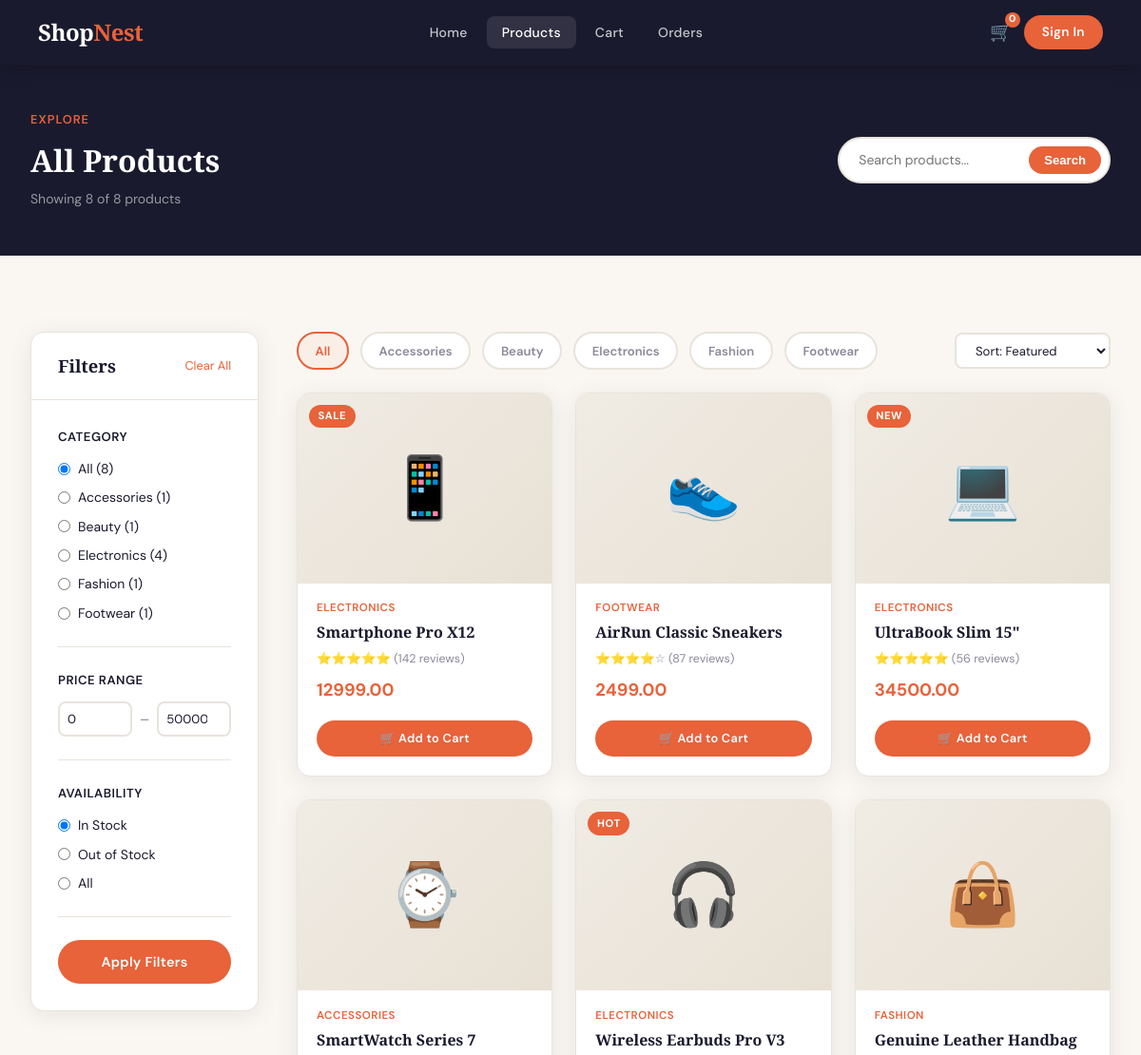
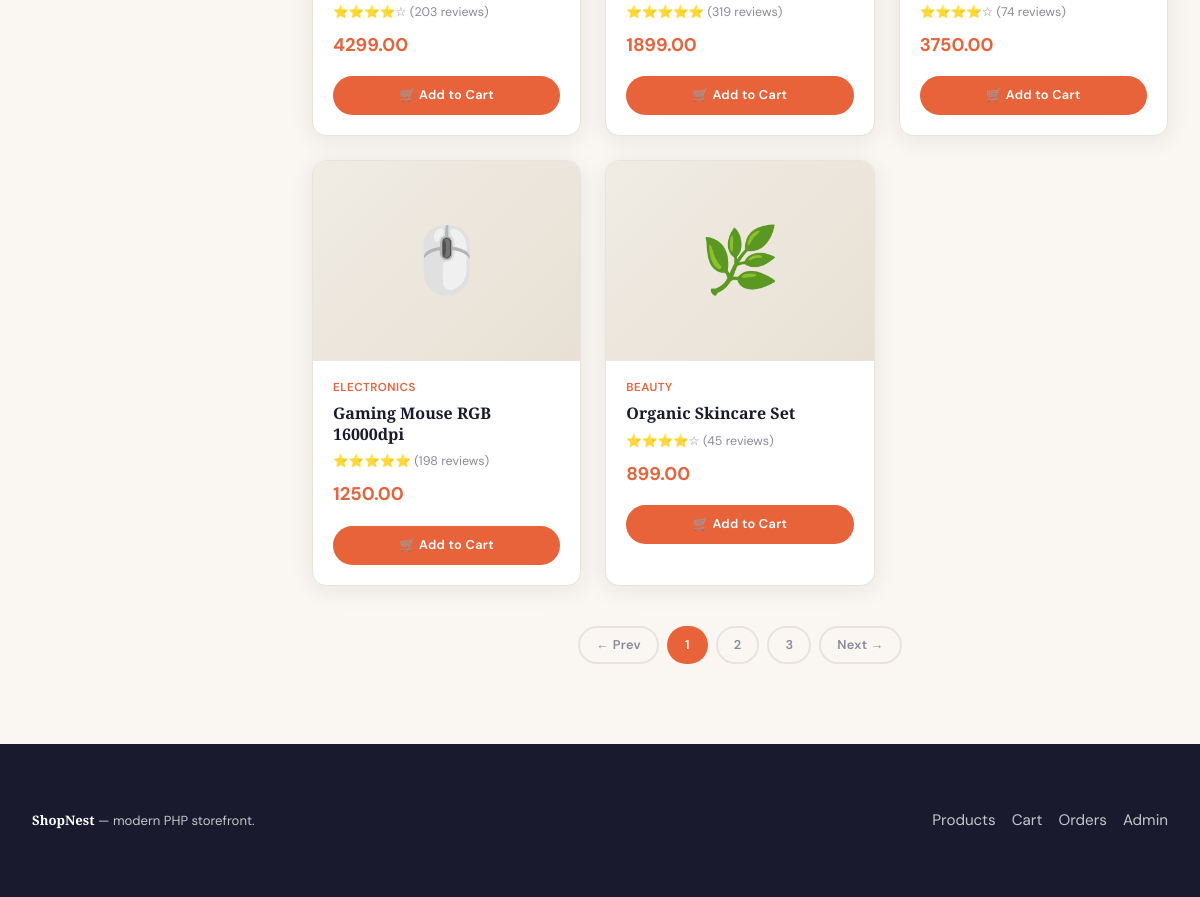
Screenshot of /pages/products.php with the database file from the repository (2 pictures, top to bottom).
### tables this page shows
CREATE TABLE products (
  id INT UNSIGNED AUTO_INCREMENT PRIMARY KEY,
  icon VARCHAR(8) NOT NULL DEFAULT '📦',
  badge VARCHAR(32) DEFAULT NULL,
  category VARCHAR(64) NOT NULL,
  name VARCHAR(255) NOT NULL,
  description TEXT DEFAULT NULL,
  price DECIMAL(10,2) NOT NULL DEFAULT 0,
  original_price DECIMAL(10,2) DEFAULT NULL,
  reviews VARCHAR(64) DEFAULT NULL,
  in_stock TINYINT(1) NOT NULL DEFAULT 1,
  created_at TIMESTAMP DEFAULT CURRENT_TIMESTAMP,
  updated_at TIMESTAMP DEFAULT CURRENT_TIMESTAMP ON UPDATE CURRENT_TIMESTAMP
);

### pages/products.php (the view, shortened to what this page needs)
<?php
$selected_cat = isset($_GET['category']) ? $_GET['category'] : 'All';
$search_query = isset($_GET['q']) ? trim($_GET['q']) : '';
$categories = ['All'];
$cat_counts = ['All' => 0];
$products = [];
$total_products = 0;
try {
  $pdo = db_connect();
  $query = 'SELECT * FROM products WHERE 1=1';
  $params = [];
  $stmt = $pdo->prepare($query);
  $stmt->execute($params);
  $products = $stmt->fetchAll();
  $total_products = (int) $pdo->query('SELECT COUNT(*) FROM products')->fetchColumn();
  $categories = ['All'];
  $cat_counts = ['All' => $total_products];
  $category_stats = $pdo->query('SELECT category, COUNT(*) AS count FROM products GROUP BY category ORDER BY category')->fetchAll();
  foreach ($category_stats as $row) {
    $categories[] = $row['category'];
    $cat_counts[$row['category']] = (int) $row['count'];
  }
} catch (Exception $e) {
  $all_products = [
    ['id' => 1, 'icon' => '📱', 'badge' => 'Sale', 'category' => 'Electronics', 'name' => 'Smartphone Pro X12',      'price' => '₱12,999', 'original' => '₱16,500', 'reviews' => '⭐⭐⭐⭐⭐ (142 reviews)'],
    ['id' => 2, 'icon' => '👟', 'badge' => '',     'category' => 'Footwear',    'name' => 'AirRun Classic Sneakers',  'price' => '₱2,499',  'original' => '',         'reviews' => '⭐⭐⭐⭐☆ (87 reviews)'],
    ['id' => 3, 'icon' => '💻', 'badge' => 'New',  'category' => 'Electronics', 'name' => 'UltraBook Slim 15"',       'price' => '₱34,500', 'original' => '₱38,000', 'reviews' => '⭐⭐⭐⭐⭐ (56 reviews)'],
    ['id' => 4, 'icon' => '⌚', 'badge' => '',     'category' => 'Accessories', 'name' => 'SmartWatch Series 7',       'price' => '₱4,299',  'original' => '',         'reviews' => '⭐⭐⭐⭐☆ (203 reviews)'],
    ['id' => 5, 'icon' => '🎧', 'badge' => 'Hot',  'category' => 'Electronics', 'name' => 'Wireless Earbuds Pro V3',  'price' => '₱1,899',  'original' => '₱2,499',  'reviews' => '⭐⭐⭐⭐⭐ (319 reviews)'],
    ['id' => 6, 'icon' => '👜', 'badge' => '',     'category' => 'Fashion',     'name' => 'Genuine Leather Handbag',  'price' => '₱3,750',  'original' => '',         'reviews' => '⭐⭐⭐⭐☆ (74 reviews)'],
    ['id' => 7, 'icon' => '🖱️', 'badge' => '',    'category' => 'Electronics', 'name' => 'Gaming Mouse RGB 16000dpi','price' => '₱1,250',  'original' => '',         'reviews' => '⭐⭐⭐⭐⭐ (198 reviews)'],
    ['id' => 8, 'icon' => '🌿', 'badge' => '',     'category' => 'Beauty',      'name' => 'Organic Skincare Set',     'price' => '₱899',    'original' => '',         'reviews' => '⭐⭐⭐⭐☆ (45 reviews)'],
  ];
  $categories = ['All', 'Electronics', 'Fashion', 'Home', 'Beauty', 'Footwear', 'Accessories'];
  $products = array_filter($all_products, function($p) use ($selected_cat, $search_query) {
    $cat_match = ($selected_cat === 'All' || $p['category'] === $selected_cat);
    $search_match = ($search_query === '' || stripos($p['name'], $search_query) !== false);
    return $cat_match && $search_match;
  });
  $total_products = count($all_products);
  $cat_counts = ['All' => $total_products, 'Electronics' => 4, 'Fashion' => 1, 'Home' => 0, 'Beauty' => 1, 'Footwear' => 1, 'Accessories' => 1];
}
$showing = count($products);
?>
<!DOCTYPE html>
<html lang="en">
<head>
  <link rel="stylesheet" href="../css/style.css" />
</head>
<body>
<?php include '../includes/navbar.php'; ?>
<div style="background:var(--dark);padding:3rem 0;border-bottom:1px solid rgba(255,255,255,0.05);">
  <div class="container">
    <div style="display:flex;align-items:center;justify-content:space-between;">
      <div>
        <p style="color:var(--accent);font-size:0.8rem;font-weight:600;text-transform:uppercase;letter-spacing:1px;margin-bottom:0.4rem;">Explore</p>
        <h1 style="font-family:var(--font-display);font-size:2rem;font-weight:700;color:#fff;">All Products</h1>
        <p style="color:rgba(255,255,255,0.55);font-size:0.875rem;margin-top:0.25rem;">
          Showing <?= $showing ?> of <?= $total_products ?> products
        </p>
      </div>
      <form method="GET" action="products.php" class="search-bar">
        <input type="text" name="q" placeholder="Search products..." value="<?= htmlspecialchars($search_query) ?>" />
        <button type="submit">Search</button>
      </form>
    </div>
  </div>
</div>
<div class="section">
  <div class="container">
    <div style="display:grid;grid-template-columns:240px 1fr;gap:2.5rem;">
      <aside>
        <div class="card" style="position:sticky;top:90px;">
          <div class="card-header">
            <h3 class="card-title">Filters</h3>
            <a href="products.php" style="font-size:0.8rem;color:var(--accent);">Clear All</a>
          </div>
          <div class="card-body">
            <form method="GET" action="products.php">
              <div style="margin-bottom:1.5rem;">
                <div style="font-weight:600;font-size:0.82rem;text-transform:uppercase;letter-spacing:0.5px;margin-bottom:0.75rem;">Category</div>
                <div style="display:flex;flex-direction:column;gap:0.5rem;">
                  <?php foreach ($cat_counts as $cat => $count): ?>
                    <label style="display:flex;gap:0.5rem;align-items:center;font-size:0.875rem;cursor:pointer;">
                      <input type="radio" name="category" value="<?= htmlspecialchars($cat) ?>"
                        <?= ($selected_cat === $cat ? 'checked' : '') ?> />
                      <?= htmlspecialchars($cat) ?> (<?= intval($count) ?>)
                    </label>
                  <?php endforeach; ?>
                </div>
              </div>
              <hr class="divider" />
              <div style="margin-bottom:1.5rem;">
                <div style="font-weight:600;font-size:0.82rem;text-transform:uppercase;letter-spacing:0.5px;margin-bottom:0.75rem;">Price Range</div>
                <div style="display:flex;gap:0.5rem;align-items:center;">
                  <input type="number" name="min_price" class="form-control" placeholder="Min"
                    value="<?= htmlspecialchars($_GET['min_price'] ?? '0') ?>" style="font-size:0.82rem;padding:0.5rem;" />
                  <span style="color:var(--muted);">–</span>
                  <input type="number" name="max_price" class="form-control" placeholder="Max"
                    value="<?= htmlspecialchars($_GET['max_price'] ?? '50000') ?>" style="font-size:0.82rem;padding:0.5rem;" />
                </div>
              </div>
              <hr class="divider" />
              <div style="margin-bottom:1.5rem;">
                <div style="font-weight:600;font-size:0.82rem;text-transform:uppercase;letter-spacing:0.5px;margin-bottom:0.75rem;">Availability</div>
                <div style="display:flex;flex-direction:column;gap:0.5rem;">
                  <?php foreach (['In Stock', 'Out of Stock', 'All'] as $avail): ?>
                    <label style="display:flex;gap:0.5rem;align-items:center;font-size:0.875rem;cursor:pointer;">
                      <input type="radio" name="avail" value="<?= htmlspecialchars($avail) ?>"
                        <?= (($_GET['avail'] ?? 'In Stock') === $avail ? 'checked' : '') ?> />
                      <?= htmlspecialchars($avail) ?>
                    </label>
                  <?php endforeach; ?>
                </div>
              </div>
              <hr class="divider" />
              <button type="submit" class="btn btn-primary btn-full">Apply Filters</button>
            </form>
          </div>
        </div>
      </aside>
      <div>
        <div style="display:flex;justify-content:space-between;align-items:center;margin-bottom:1.5rem;">
          <div class="filter-bar" style="margin-bottom:0;">
            <?php foreach ($categories as $cat): ?>
              <a href="products.php?category=<?= urlencode($cat) ?>"
                class="filter-pill <?= ($selected_cat === $cat ? 'active' : '') ?>">
                <?= htmlspecialchars($cat) ?>
              </a>
            <?php endforeach; ?>
          </div>
          <select name="sort" class="form-control" style="width:auto;font-size:0.82rem;padding:0.45rem 1rem;">
            <option>Sort: Featured</option>
          </select>
        </div>
        <?php if (empty($products)): ?>
          <div style="text-align:center;padding:4rem;color:var(--muted);">
            <div style="font-size:3rem;margin-bottom:1rem;">🔍</div>
            <div style="font-weight:600;">No products found</div>
            <p style="margin-top:0.5rem;font-size:0.875rem;">Try adjusting your filters or search term.</p>
            <a href="products.php" class="btn btn-primary mt-2">Clear Filters</a>
          </div>
        <?php else: ?>
          <div class="products-grid">
            <?php foreach ($products as $product): ?>
              <div class="product-card">
                <div class="product-img">
                  <?= $product['icon'] ?>
                  <?php if ($product['badge']): ?>
                    <span class="product-badge"><?= htmlspecialchars($product['badge']) ?></span>
                  <?php endif; ?>
                </div>
                <div class="product-info">
                  <div class="product-category"><?= htmlspecialchars($product['category']) ?></div>
                  <div class="product-name"><?= htmlspecialchars($product['name']) ?></div>
                  <div style="font-size:0.78rem;color:var(--muted);margin-bottom:0.5rem;"><?= $product['reviews'] ?></div>
                  <div class="product-price">
                    <?= htmlspecialchars($product['price']) ?>
                  </div>
                  <a href="cart.php?action=add&id=<?= intval($product['id'] ?? 0) ?>" class="btn btn-primary btn-sm btn-full">🛒 Add to Cart</a>
                </div>
              </div>
            <?php endforeach; ?>
          </div>
          <div style="display:flex;justify-content:center;gap:0.5rem;margin-top:2.5rem;">
            <a href="?page=<?= max(1, ($_GET['page'] ?? 1) - 1) ?>" class="btn btn-ghost btn-sm">← Prev</a>
            <?php for ($i = 1; $i <= 3; $i++): ?>
              <a href="?page=<?= $i ?>" class="btn <?= (($_GET['page'] ?? 1) == $i ? 'btn-primary' : 'btn-ghost') ?> btn-sm"><?= $i ?></a>
            <?php endfor; ?>
            <a href="?page=<?= ($_GET['page'] ?? 1) + 1 ?>" class="btn btn-ghost btn-sm">Next →</a>
          </div>
        <?php endif; ?>
      </div>
    </div>
  </div>
</div>
<?php include '../includes/footer.php'; ?>
</body>
</html>

### css/style.css (style rules this page uses)
:root { --cream: #FAF7F2; --dark: #1A1A2E; --accent: #E8623A; --accent2: #F4A261; --gold: #C9A84C; --muted: #8A8A9A; --card: #FFFFFF; --border: #E8E4DC; --success: #2D9E6B; --danger: #D64045; --shadow: 0 4px 24px rgba(26,26,46,0.08); --shadow-md: 0 8px 40px rgba(26,26,46,0.14); --radius: 14px; --radius-sm: 8px; --font-display: 'Playfair Display', serif; --font-body: 'DM Sans', sans-serif; }
*, *::before, *::after { box-sizing: border-box; margin: 0; padding: 0; }
html { scroll-behavior: smooth; }
body { font-family: var(--font-body); background: var(--cream); color: var(--dark); min-height: 100vh; line-height: 1.6; }
a { text-decoration: none; color: inherit; }
.btn { display: inline-flex; align-items: center; justify-content: center; gap: 0.5rem; font-family: var(--font-body); font-weight: 600; font-size: 0.9rem; padding: 0.75rem 1.75rem; border-radius: 50px; border: 2px solid transparent; cursor: pointer; transition: all 0.25s; letter-spacing: 0.3px; }
.btn-primary { background: var(--accent); color: #fff; }
.btn-ghost { background: transparent; color: var(--muted); border-color: var(--border); }
.btn-sm { padding: 0.45rem 1rem; font-size: 0.8rem; }
.btn-full { width: 100%; }
.form-control { width: 100%; padding: 0.75rem 1rem; border: 2px solid var(--border); border-radius: var(--radius-sm); font-family: var(--font-body); font-size: 0.9rem; color: var(--dark); background: #fff; transition: all 0.2s; outline: none; }
.form-control::placeholder { color: #bbb; }
select.form-control { cursor: pointer; }
.card { background: var(--card); border-radius: var(--radius); box-shadow: var(--shadow); border: 1px solid var(--border); overflow: hidden; }
.card-body { padding: 1.75rem; }
.card-header { padding: 1.25rem 1.75rem; border-bottom: 1px solid var(--border); display: flex; align-items: center; justify-content: space-between; }
.card-title { font-family: var(--font-display); font-size: 1.15rem; font-weight: 600; }
.products-grid { display: grid; grid-template-columns: repeat(auto-fill, minmax(240px, 1fr)); gap: 1.5rem; }
.product-card { background: var(--card); border-radius: var(--radius); overflow: hidden; border: 1px solid var(--border); box-shadow: var(--shadow); transition: all 0.3s; position: relative; }
.product-img { height: 200px; background: linear-gradient(135deg, #f0ece4 0%, #e8e0d4 100%); display: flex; align-items: center; justify-content: center; font-size: 4rem; position: relative; overflow: hidden; }
.product-badge { position: absolute; top: 12px; left: 12px; background: var(--accent); color: #fff; font-size: 0.7rem; font-weight: 700; padding: 0.2rem 0.6rem; border-radius: 50px; text-transform: uppercase; letter-spacing: 0.5px; }
.product-info { padding: 1.1rem 1.25rem 1.25rem; }
.product-category { font-size: 0.72rem; font-weight: 600; color: var(--accent); text-transform: uppercase; letter-spacing: 0.5px; margin-bottom: 0.35rem; }
.product-name { font-family: var(--font-display); font-size: 1rem; font-weight: 600; margin-bottom: 0.5rem; line-height: 1.3; }
.product-price { font-size: 1.15rem; font-weight: 700; color: var(--accent); margin-bottom: 1rem; }
.container { max-width: 1200px; margin: 0 auto; padding: 0 2rem; }
.section { padding: 5rem 0; }
.filter-bar { display: flex; align-items: center; gap: 0.75rem; margin-bottom: 2rem; flex-wrap: wrap; }
.filter-pill { padding: 0.45rem 1.1rem; border-radius: 50px; font-size: 0.82rem; font-weight: 600; border: 2px solid var(--border); color: var(--muted); cursor: pointer; transition: all 0.2s; background: var(--card); }
.filter-pill:hover, .filter-pill.active { border-color: var(--accent); color: var(--accent); background: rgba(232,98,58,0.06); }
.divider { border: none; border-top: 1px solid var(--border); margin: 1.5rem 0; }
.search-bar { display: flex; gap: 0.75rem; align-items: center; background: var(--card); border: 2px solid var(--border); border-radius: 50px; padding: 0.5rem 0.5rem 0.5rem 1.25rem; max-width: 380px; }
.search-bar input { border: none; outline: none; background: transparent; font-family: var(--font-body); font-size: 0.875rem; flex: 1; color: var(--dark); }
.search-bar button { background: var(--accent); color: #fff; border: none; border-radius: 50px; padding: 0.45rem 1rem; font-size: 0.82rem; font-weight: 600; cursor: pointer; }

### rows the page displays
products: icon "📱", badge "SALE", category "ELECTRONICS", name "Smartphone Pro X12", reviews "⭐⭐⭐⭐⭐ (142 reviews)", price "12999.00"
products: icon "👟", category "FOOTWEAR", name "AirRun Classic Sneakers", reviews "⭐⭐⭐⭐☆ (87 reviews)", price "2499.00"
products: icon "💻", badge "NEW", category "ELECTRONICS", name "UltraBook Slim 15\"", reviews "⭐⭐⭐⭐⭐ (56 reviews)", price "34500.00"
products: icon "⌚", category "ACCESSORIES", name "SmartWatch Series 7", reviews "⭐⭐⭐⭐☆ (203 reviews)", price "4299.00"
products: icon "🎧", badge "HOT", category "ELECTRONICS", name "Wireless Earbuds Pro V3", reviews "⭐⭐⭐⭐⭐ (319 reviews)", price "1899.00"
products: icon "👜", category "FASHION", name "Genuine Leather Handbag", reviews "⭐⭐⭐⭐☆ (74 reviews)", price "3750.00"
products: icon "🖱️", category "ELECTRONICS", name "Gaming Mouse RGB 16000dpi", reviews "⭐⭐⭐⭐⭐ (198 reviews)", price "1250.00"
products: icon "🌿", category "BEAUTY", name "Organic Skincare Set", reviews "⭐⭐⭐⭐☆ (45 reviews)", price "899.00"

### other values shown
$cart_count "0"
$showing "8"
$total_products "8"
$cat "All"
$count "8"
$cat "Accessories"
$count "1"
$cat "Beauty"
$cat "Electronics"
$count "4"
$cat "Fashion"
$cat "Footwear"
$avail "In Stock"
$avail "Out of Stock"
$avail "All"
